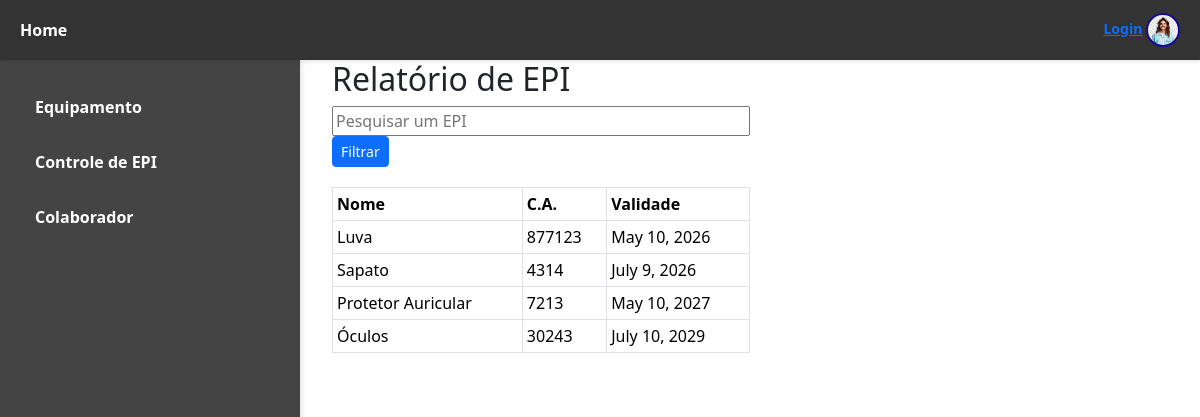
The app's page /listar/, older data.
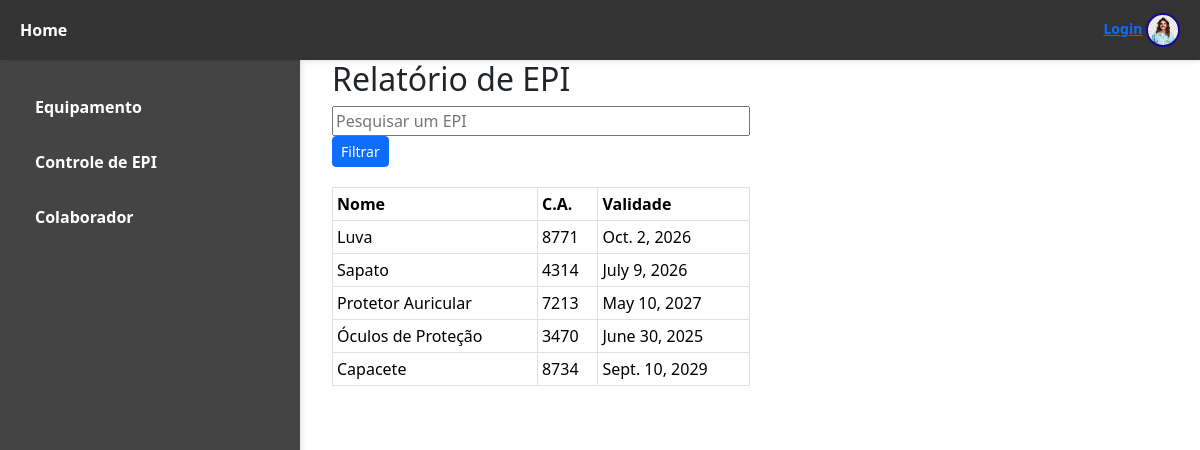
The same page, newer data.
### epi/models.py (models this page shows, shortened)
class Equipamento(models.Model):
        nome = models.CharField(max_length=100)
        ca = models.IntegerField(max_length=100)
        validade = models.DateField()

### epi/views.py (the view)
# urls.py: path('listar/', views.listar_epi, name='listar_epi'),
def listar_epi(request):
    values = Equipamento.objects.all()
    nome = request.GET.get('nome')
    ca = request.GET.get('ca')
    validade = request.GET.get('validade')
    if nome:
        values = values.filter(nome__icontains=nome)
    if ca:
        values = values.filter(ca__icontains=ca)
    if validade:
        values = values.filter(validade__icontains=validade)
    return render(request, 'epi/globals/listar.html', {'equipamentos': values})

### epi/templates/epi/globals/listar.html (shortened to what this page needs)
{% extends "epi/index.html" %}
{% block content %}
<div class="container">
    <h2>Relatório de EPI</h2>
    <form method="get" style="width: 50%; margin-bottom: 20px;">
        <input type="text" name="nome" placeholder="Pesquisar um EPI" value="{{ request.GET.nome }}" style="width: 100%;">
        <button type="submit" class="btn btn-primary btn-sm">Filtrar</button>
    </form>
    <table class="table table-bordered table-sm" style="width: 50%;">
        <thead>
            <tr>
                <th>Nome</th>
                <th>C.A.</th>
                <th>Validade</th>
            </tr>
        </thead>
        <tbody>
            {% for equipamento in equipamentos %}
            <tr>
                <td>{{ equipamento.nome }}</td>
                <td>{{ equipamento.ca }}</td>
                <td>{{ equipamento.validade }}</td>
            </tr>
            {% empty %}
            <tr>
                <td colspan="3">Nenhum equipamento encontrado.</td>
            </tr>
            {% endfor %}
        </tbody>
    </table>
</div>
{% endblock %}

### epi/templates/epi/index.html (shortened to what this page needs)
{% load static %}
<!DOCTYPE html>
<html lang="pt-br">
<head>
    <link href="https://cdn.jsdelivr.net/npm/bootstrap@5.3.3/dist/css/bootstrap.min.css" rel="stylesheet">
    <link rel="stylesheet" href="{% static 'css/styles.css' %}">
</head>
<body>
    {% include "epi/partials/header.html" %}
    {% include "epi/partials/sidebar.html" %}
    <main class="main-content">
        {% block content %}{% endblock content %}
    </main>
</body>
</html>

### epi/templates/epi/partials/header.html
{% load static %}
<header class="top-bar">
    <div class="left">
        <a href="/">Home</a>
    </div>
    <div class="right">
        {% if user.is_authenticated %}
            <span>Usuário: {{ colaborador.name }}</span>
            <a href="{% url 'logout' %}">Logout</a>
        {% else %}
           <b><a href="{% url 'login' %}">Login</a></b>
            <img src="{% static 'img/sorrindo_2.png' %}" alt="sorriso" style="border-radius: 50%; border: 2px solid #16079b;">
        {% endif %}
    </div>
</header>

### epi/templates/epi/partials/sidebar.html (shortened to what this page needs)
{% load static %}
<div class="sidebar">
    <div class="accordion-item">
        <label for="item1" class="accordion-title">Equipamento</label>
    </div>
    <div class="accordion-item">
        <label for="item2" class="accordion-title">Controle de EPI</label>
    </div>
    <div class="accordion-item">
        <label for="item3" class="accordion-title">Colaborador</label>
    </div>
</div>

### epi/static/css/styles.css (style rules this page uses)
.top-bar { display: flex; justify-content: space-between; align-items: center; background-color: #333; color: #fff; padding: 0px 20px; position: fixed; width: 100%; top: 0; height: 60px; box-shadow: 0 2px 4px rgba(0, 0, 0, 0.1); z-index: 1000; }
.top-bar .left a { color: #fff; text-decoration: none; font-weight: bold; }
.top-bar .right { font-size: 14px; }
.sidebar { position: fixed; top: 60px; left: 0; width: 300px; height: calc(100vh - 60px); background-color: #444; padding: 20px; box-shadow: 2px 0 5px rgba(0, 0, 0, 0.1); z-index: 999; }
.accordion-item { border-bottom: 1px solid #444; }
.accordion-title { display: block; padding: 15px; background-color: #444; color: #fff; cursor: pointer; font-weight: bold; }
.main-content { margin-left: 300px; padding: 20px; padding-top: 60px; background-color: #fff; }

Row changes from the older to the newer data that the page shows:
removed Equipamento: nome "Óculos", ca "30243", validade "July 10, 2029"
changed Equipamento "Luva": ca "877123" → "8771"; validade "May 10, 2026" → "Oct. 2, 2026"
added Equipamento: nome "Óculos de Proteção", ca "3470", validade "June 30, 2025"
added Equipamento: nome "Capacete", ca "8734", validade "Sept. 10, 2029"
